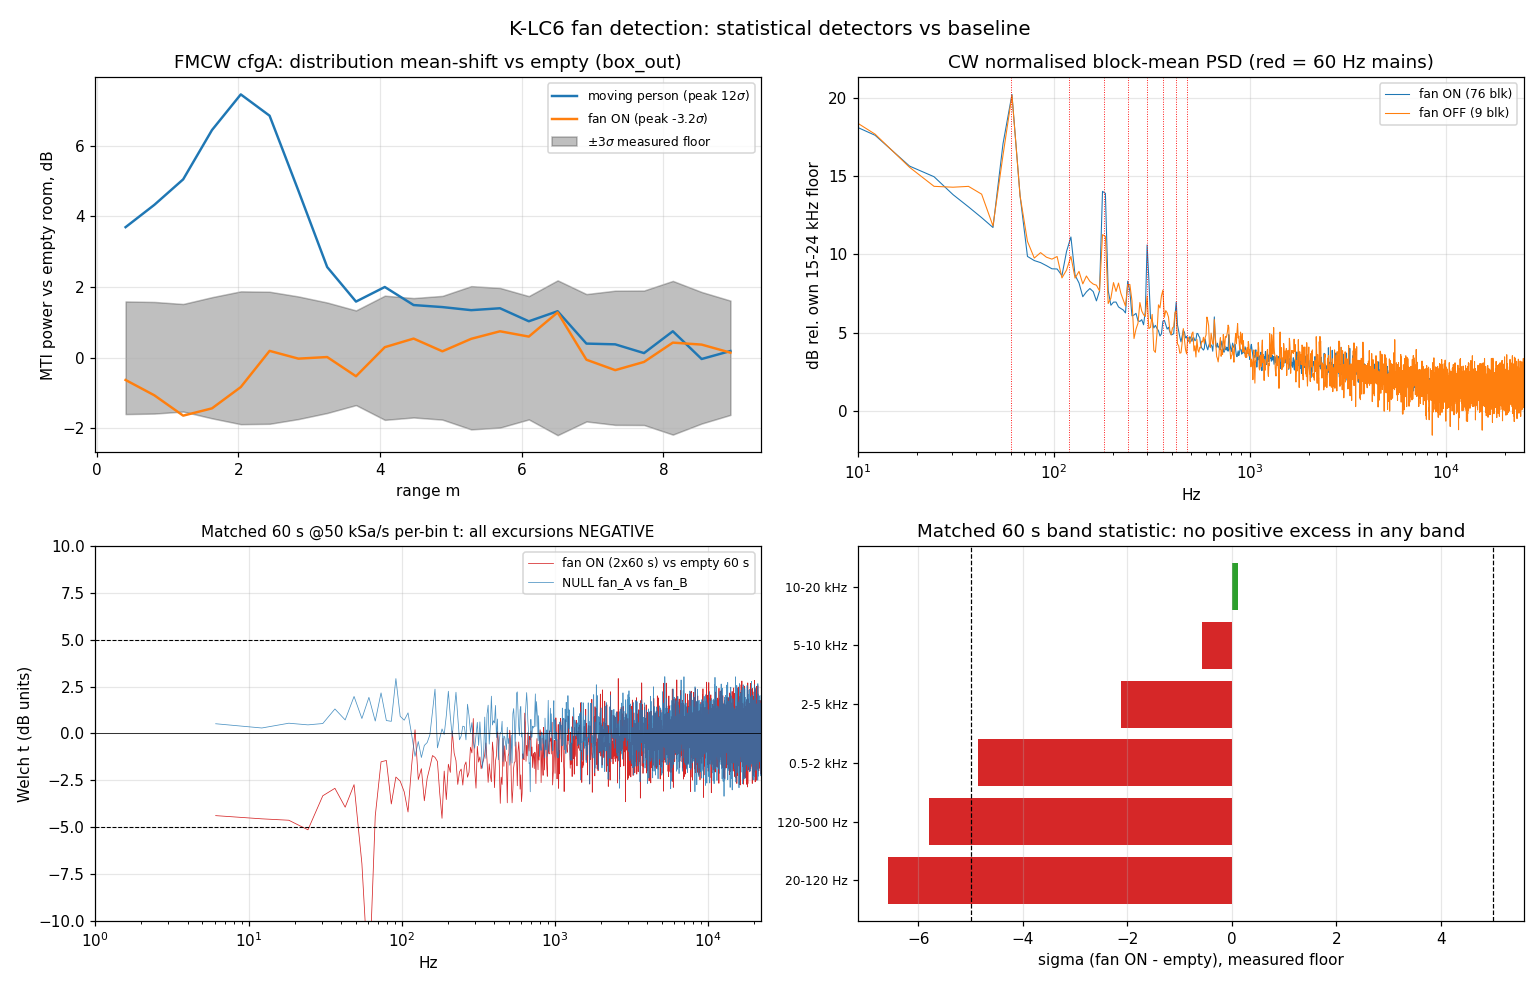

Recreate this plot in Python.
"""
Statistical detectors (fan-on vs fan-off), K-LC6 24 GHz.

Method: NO peak picking. Compare DISTRIBUTIONS of block-wise spectral power
between conditions -- per-bin mean shift, per-bin variance ratio, kurtosis,
two-sample KS -- with every significance measured against a floor obtained by
splitting a single condition in half (never an assumed floor).

Run:  cd C:/dev/klc6 && python C:/dev/klc6/out/fan/analysis/statistical.py
"""
from __future__ import annotations
import sys, os, json
import numpy as np
from scipy import stats
from scipy.signal import welch, decimate, get_window, butter, sosfiltfilt
sys.path.insert(0, r'C:/dev/klc6')
from klc6 import process as P

OUT = r'C:/dev/klc6/out/fan/analysis'
HZ_PER_MPS = P.HZ_PER_MPS          # 160.945
RNG = np.random.default_rng(0xC0FFEE)

F = dict(
    fan_cw0=r'C:/dev/klc6/out/fan/20260830_093545_fan_on_cw0_100k.npz',
    fan_cw1=r'C:/dev/klc6/out/fan/20260830_093545_fan_on_cw1_100k.npz',
    fan_fmcwA=r'C:/dev/klc6/out/fan/20260830_093545_fan_on_fmcw_cfgA.npz',
    fan_fmcwB=r'C:/dev/klc6/out/fan/20260830_093545_fan_on_fmcw_cfgB.npz',
    off_smoke=r'C:/dev/klc6/out/cw/smoke_static.npz',
    off_base60=r'C:/dev/klc6/out/baseline/20260829_061237_empty_baseline_60s.npz',
    fmcw_box=r'C:/dev/klc6/out/fmcw/raw_chirps_box_out.npz',
    fmcw_move=r'C:/dev/klc6/out/fmcw/raw_chirps_moving.npz',
)
LOG = []


def say(*a):
    s = ' '.join(str(x) for x in a)
    print(s)
    LOG.append(s)


def cw(path):
    d = np.load(path, allow_pickle=True)
    return d['data'][0].astype(float), float(d['fs'])


# ======================================================================
# 0. Data hygiene: how many ADC codes are we actually working with?
# ======================================================================
say('=' * 78)
say('0. QUANTISATION / DATA HYGIENE')
say('=' * 78)
codeinfo = {}
for k in ('fan_cw0', 'fan_cw1', 'off_smoke', 'off_base60'):
    x, fs = cw(F[k])
    u, c = np.unique(x, return_counts=True)
    p = c / c.sum()
    H = -np.sum(p[p > 0] * np.log2(p[p > 0]))
    codeinfo[k] = dict(n_codes=int(u.size), entropy_bits=float(H),
                       rms_uV=float(x.std() * 1e6), dc_mV=float(x.mean() * 1e3),
                       dur_s=float(x.size / fs), fs=fs)
    say(f'{k:12s} fs={fs:7.0f} dur={x.size/fs:5.1f}s  codes={u.size}  '
        f'code-entropy={H:.3f} bit  rms={x.std()*1e6:6.1f} uV  DC={x.mean()*1e3:6.3f} mV')
    say(f'{"":12s}   code occupancy {np.round(p,4)}')
say('NOTE: fan-on sits on a DIFFERENT code grid (DC 11.85 mV) than either')
say('      fan-off reference (13.00 / 13.25 mV) and is more concentrated on one')
say('      code -> its quantisation-noise floor is intrinsically different.')
say('      Any raw broadband level comparison is confounded; all tests below')
say('      normalise each record by its own out-of-band floor.')


# ======================================================================
# 1. Block-PSD engine
# ======================================================================
def block_psd(x, fs, nper=16384, nblocks=None, start=0):
    """Non-overlapping (independent) periodogram blocks -> (f, Pblocks[nb,nf])."""
    x = np.asarray(x, float)
    w = get_window('hann', nper)
    U = (w ** 2).sum()
    nb = (x.size - start) // nper
    if nblocks:
        nb = min(nb, nblocks)
    seg = x[start:start + nb * nper].reshape(nb, nper)
    seg = seg - seg.mean(axis=1, keepdims=True)
    Xf = np.fft.rfft(seg * w, axis=1)
    Pb = (np.abs(Xf) ** 2) / (fs * U)
    f = np.fft.rfftfreq(nper, 1 / fs)
    return f, Pb


NORM_LO, NORM_HI = 15000., 24000.   # 93-149 m/s: far above any fan blade tip


def normalise(f, Pb, lo=None, hi=None):
    """Divide every block by its own high-band median power -> removes global
    gain / quantiser-floor differences between records, keeps spectral SHAPE."""
    lo = NORM_LO if lo is None else lo
    hi = NORM_HI if hi is None else hi
    m = (f >= lo) & (f <= hi)
    ref = np.median(Pb[:, m], axis=1, keepdims=True)
    return Pb / ref, ref[:, 0]


def mains_mask(f, tol=2.0, fmax=None):
    h = np.abs(f - np.round(f / 60.) * 60.)
    m = (h <= tol) & (f > 30)
    if fmax is not None:
        m &= (f <= fmax)
    return m


# ======================================================================
# 2. The statistic set (all distribution-based, no peak picking)
# ======================================================================
def per_bin_stats(PA, PB):
    LA, LB = 10 * np.log10(PA + 1e-30), 10 * np.log10(PB + 1e-30)
    d = dict()
    d['mean_shift_db'] = LA.mean(0) - LB.mean(0)
    t, p = stats.ttest_ind(LA, LB, axis=0, equal_var=False)   # Welch: handles unequal n/var
    d['t'] = t
    d['p_t'] = p
    d['var_ratio_db'] = 10 * np.log10(LA.var(0, ddof=1) / (LB.var(0, ddof=1) + 1e-30))
    ks = np.empty(PA.shape[1])
    pks = np.empty(PA.shape[1])
    for i in range(PA.shape[1]):
        ks[i], pks[i] = stats.ks_2samp(PA[:, i], PB[:, i])
    d['ks'] = ks
    d['p_ks'] = pks
    return d


def band_summary(f, d, bands):
    say(f'  {"band Hz":>14s} {"m/s":>13s} {"dmean dB":>9s} {"dvar dB":>8s} '
        f'{"medKS":>6s} {"KSp<.01 %":>9s} {"nbin":>5s}')
    rows = []
    for lo, hi in bands:
        m = (f >= lo) & (f < hi)
        if m.sum() < 2:
            continue
        row = dict(lo=lo, hi=hi, n=int(m.sum()),
                   dmean=float(np.median(d['mean_shift_db'][m])),
                   dvar=float(np.median(d['var_ratio_db'][m])),
                   ks=float(np.median(d['ks'][m])),
                   ksfrac=float(np.mean(d['p_ks'][m] < 0.01) * 100))
        rows.append(row)
        say(f'  {lo:6.0f}-{hi:<7.0f} {lo/HZ_PER_MPS:5.2f}-{hi/HZ_PER_MPS:<7.2f} '
            f'{row["dmean"]:+9.2f} {row["dvar"]:+8.2f} {row["ks"]:6.3f} '
            f'{row["ksfrac"]:9.1f} {row["n"]:5d}')
    return rows


BANDS = [(20, 60), (60, 120), (120, 250), (250, 500), (500, 1000), (1000, 2000),
         (2000, 4000), (4000, 8000), (8000, 15000)]

# ======================================================================
# 3. POSITIVE CONTROL -- FMCW cfgA, moving person vs empty (box_out)
# ======================================================================
say('')
say('=' * 78)
say('3. POSITIVE CONTROL: moving person (FMCW cfgA) -- distribution test')
say('=' * 78)
B_MEAS = 180e6


def mti_range_frames(path, order=3, nfft=4096, ramp=50.0):
    d = np.load(path, allow_pickle=True)
    ch = d['chirps'].astype(float)
    fs = float(d['fs'])
    S = B_MEAS * ramp
    t = np.arange(ch.shape[1])
    V = np.vander(t / ch.shape[1], order + 1)
    coef, *_ = np.linalg.lstsq(V, ch.T, rcond=None)
    ch = ch - (V @ coef).T                     # per-chirp poly detrend (ramp feedthrough)
    mti = np.diff(ch, axis=0)                  # consecutive-chirp cancellation
    w = np.hanning(mti.shape[1])
    X = np.fft.rfft(mti * w, n=nfft, axis=1)
    fb = np.fft.rfftfreq(nfft, 1 / fs)
    rng = P.beat_to_range(fb, S)
    return rng, np.abs(X) ** 2


rng, Pmove = mti_range_frames(F['fmcw_move'])
_, Pbox = mti_range_frames(F['fmcw_box'])
sel = (rng >= 0.4) & (rng <= 9.0)
rsel = rng[sel]
Pm, Pb_ = Pmove[:, sel], Pbox[:, sel]
say(f'frames: moving {Pm.shape[0]}, empty {Pb_.shape[0]}; {sel.sum()} range bins 0.4-9.0 m')

Lm, Lb = 10 * np.log10(Pm + 1e-30), 10 * np.log10(Pb_ + 1e-30)
shift = Lm.mean(0) - Lb.mean(0)


def splithalf_floor(L, nrep=400):
    n = L.shape[0]
    out = []
    for _ in range(nrep):
        idx = RNG.permutation(n)
        a, b = idx[:n // 2], idx[n // 2:2 * (n // 2)]
        out.append(L[a].mean(0) - L[b].mean(0))
    return np.array(out)


half_box = splithalf_floor(Lb)
scale = np.sqrt((1 / Pm.shape[0] + 1 / Pb_.shape[0]) / (2 / (Pb_.shape[0] // 2)))
floor_db = half_box.std(0) * scale
sig = shift / floor_db
say(f'measured split-half floor (empty condition, rescaled to nA/nB): '
    f'median {np.median(floor_db):.3f} dB')
i = int(np.argmax(sig))
say(f'BEST BIN: {rsel[i]:.2f} m  shift {shift[i]:+.2f} dB  floor {floor_db[i]:.2f} dB'
    f'  -> {sig[i]:.1f} sigma   ({sel.sum()} bins searched)')
for r0 in (1.0, 1.5, 2.0, 2.5, 3.0, 4.0, 7.0):
    j = int(np.argmin(np.abs(rsel - r0)))
    say(f'   r={rsel[j]:4.2f} m  shift {shift[j]:+6.2f} dB  {sig[j]:6.1f} sigma')

j15 = int(np.argmin(np.abs(rsel - 1.5)))
ks, pks = stats.ks_2samp(Pm[:, j15], Pb_[:, j15])
ad = stats.anderson_ksamp([Pm[:, j15], Pb_[:, j15]])
say(f'  KS at 1.5 m: D={ks:.3f} p={pks:.2e}   Anderson-Darling A2k={ad.statistic:.2f} '
    f'p={ad.pvalue:.4f}')
say(f'  var ratio at 1.5 m: {10*np.log10(Lm[:,j15].var()/Lb[:,j15].var()):+.2f} dB')
say(f'  kurtosis at 1.5 m: moving {stats.kurtosis(Pm[:,j15]):+.2f}  '
    f'empty {stats.kurtosis(Pb_[:,j15]):+.2f}')

# aggregate KS -- sizes MUST be matched, KS D scales as sqrt(1/nA+1/nB)
NKS = 70   # frames drawn per side, identical for observation and null
def agg_ks(PA, PB, nrep=150):
    out = []
    for _ in range(nrep):
        ia = RNG.choice(PA.shape[0], NKS, replace=False)
        ib = RNG.choice(PB.shape[0], NKS, replace=False)
        out.append(np.mean([stats.ks_2samp(PA[ia, kk], PB[ib, kk]).statistic
                            for kk in range(0, PA.shape[1], 3)]))
    return np.array(out)
obs_ks_dist = agg_ks(Pm, Pb_)
null_agg = []
for _ in range(150):
    idx = RNG.permutation(Pb_.shape[0])
    a, b = idx[:NKS], idx[NKS:2 * NKS]
    null_agg.append(np.mean([stats.ks_2samp(Pb_[a, kk], Pb_[b, kk]).statistic
                             for kk in range(0, Pb_.shape[1], 3)]))
null_agg = np.array(null_agg)
obs_agg = obs_ks_dist.mean()
sig_agg = (obs_agg - null_agg.mean()) / null_agg.std()
say(f'  AGGREGATE mean-KS over all range bins: obs {obs_agg:.3f} vs null '
    f'{null_agg.mean():.3f} +/- {null_agg.std():.3f}  -> {sig_agg:.1f} sigma')
POS_PASS = bool(sig[i] >= 5.0 and 1.0 <= rsel[i] <= 2.5)
say(f'POSITIVE CONTROL PASSED = {POS_PASS}')

# ======================================================================
# 4. FAN, FMCW cfgA vs the SAME empty reference (box_out)
# ======================================================================
say('')
say('=' * 78)
say('4. FAN (FMCW cfgA) vs empty (box_out) -- identical pipeline to sec.3')
say('=' * 78)
_, Pfan = mti_range_frames(F['fan_fmcwA'])
Pf = Pfan[:, sel]
Lf = 10 * np.log10(Pf + 1e-30)
shift_f = Lf.mean(0) - Lb.mean(0)
scale_f = np.sqrt((1 / Pf.shape[0] + 1 / Pb_.shape[0]) / (2 / (Pb_.shape[0] // 2)))
floor_f = half_box.std(0) * scale_f
sig_f = shift_f / floor_f
say(f'frames: fan {Pf.shape[0]}, empty {Pb_.shape[0]}; floor median {np.median(floor_f):.3f} dB')
k = int(np.argmax(np.abs(sig_f)))
say(f'BEST |sigma| BIN: {rsel[k]:.2f} m  shift {shift_f[k]:+.2f} dB -> {sig_f[k]:+.1f} sigma'
    f'   ({sel.sum()} bins searched; |3 sigma| expected ~{sel.sum()*0.0027:.1f}x by chance)')
for r0 in (1.0, 1.5, 2.0, 2.5, 3.0, 3.5, 4.0, 5.0, 7.0):
    j = int(np.argmin(np.abs(rsel - r0)))
    ksj = stats.ks_2samp(Pf[:, j], Pb_[:, j])
    say(f'   r={rsel[j]:4.2f} m  shift {shift_f[j]:+6.2f} dB  {sig_f[j]:+6.1f} sigma  '
        f'KS={ksj.statistic:.3f} p={ksj.pvalue:.3f}')
obs_fan = agg_ks(Pf, Pb_).mean()
sig_fan_agg = (obs_fan - null_agg.mean()) / null_agg.std()
say(f'  AGGREGATE mean-KS: obs {obs_fan:.3f} vs null {null_agg.mean():.3f} '
    f'+/- {null_agg.std():.3f}  -> {sig_fan_agg:+.1f} sigma')

# ---- cfgB internal Doppler test (no cfgB fan-off reference exists) ----
d = np.load(F['fan_fmcwB'], allow_pickle=True)
cpis = d['cpis'].astype(float)
S_B = B_MEAS * float(d['ramp'])
fs_B = float(d['fs'])
prf = float(d['ramp'])
tt = np.arange(cpis.shape[2])
V = np.vander(tt / cpis.shape[2], 4)
flat = cpis.reshape(-1, cpis.shape[2])
coef, *_ = np.linalg.lstsq(V, flat.T, rcond=None)
flat = flat - (V @ coef).T
cp = flat.reshape(cpis.shape)
rd = []
for c in cp:
    r_m, vel, db = P.range_doppler(c, fs_B, S_B, prf, range_nfft=256, dopp_nfft=128)
    rd.append(db)
rd = np.array(rd)
rmask = (r_m >= 0.8) & (r_m <= 6.0)
lin = 10 ** (rd / 10.)
mov = (np.abs(vel) > 0.25) & (np.abs(vel) <= 2.5)
farv = np.abs(vel) > 2.5
E_mov = lin[:, mov][:, :, rmask].mean(axis=(1, 2))
E_noi = lin[:, farv][:, :, rmask].mean(axis=(1, 2))
ratio_db = 10 * np.log10(E_mov.mean() / E_noi.mean())
h = []
for _ in range(300):
    idx = RNG.permutation(len(E_mov))
    a, b = idx[:len(E_mov) // 2], idx[len(E_mov) // 2:]
    h.append(10 * np.log10(E_mov[a].mean() / E_mov[b].mean()))
say(f'  cfgB internal: Doppler band 0.25-2.5 m/s over the >2.5 m/s noise Doppler bins '
    f'(0.8-6 m) = {ratio_db:+.2f} dB; split-half floor {np.std(h):.3f} dB -> '
    f'{ratio_db/np.std(h):+.1f} sigma  [no cfgB fan-off reference exists: weak, internal only]')

# ======================================================================
# 5. CW statistical detectors -- fan-on vs fan-off
# ======================================================================
say('')
say('=' * 78)
say('5. CW: block-PSD distribution tests @ 100 kSa/s')
say('=' * 78)
NPER = 16384
x_f0, fs100 = cw(F['fan_cw0'])
x_f1, _ = cw(F['fan_cw1'])
x_off, _ = cw(F['off_smoke'])
x_b60, fs50 = cw(F['off_base60'])

f100, Pf0 = block_psd(x_f0, fs100, NPER)
_, Pf1 = block_psd(x_f1, fs100, NPER)
_, Poff = block_psd(x_off, fs100, NPER)
Pf0n, r0_ = normalise(f100, Pf0)
Pf1n, r1_ = normalise(f100, Pf1)
Poffn, ro = normalise(f100, Poff)
say(f'blocks @100kSa/s, {NPER} pt ({NPER/fs100*1e3:.0f} ms, {fs100/NPER:.2f} Hz bins): '
    f'fan_cw0 {Pf0.shape[0]}, fan_cw1 {Pf1.shape[0]}, fan_off_smoke {Poff.shape[0]}')
say(f'raw out-of-band floor (15-24 kHz): fan0 {10*np.log10(r0_.mean()):.2f} dB, '
    f'fan1 {10*np.log10(r1_.mean()):.2f} dB, off {10*np.log10(ro.mean()):.2f} dB '
    f'-- fan-on floor is {10*np.log10(r0_.mean()/ro.mean()):+.2f} dB vs off, an '
    f'instrument-state offset, normalised out below')

mm = mains_mask(f100, 2.0, 15000.)
say(f'mains tag: {mm.sum()} of {(f100<15000).sum()} bins below 15 kHz within 2 Hz of a '
    f'60 Hz multiple = {100*mm.sum()/max(1,(f100<15000).sum()):.2f}% FALSE-TAG RATE '
    f'(bin width {fs100/NPER:.2f} Hz)')

Pfan_all = np.vstack([Pf0n, Pf1n])
NB = Poffn.shape[0]


def run_compare(name, PA, PB, match=True):
    if match and PA.shape[0] > PB.shape[0]:
        PA = PA[RNG.choice(PA.shape[0], PB.shape[0], replace=False)]
    say(f'-- {name}:  nA={PA.shape[0]} nB={PB.shape[0]}')
    d = per_bin_stats(PA, PB)
    rows = band_summary(f100, d, BANDS)
    return d, rows


say('')
say('NULL 1 (same condition, same session, minutes apart): fan_cw0 vs fan_cw1')
dn1, rn1 = run_compare('null fan0 vs fan1', Pf0n, Pf1n)
say('')
say('NULL 2 (same condition, split in half): fan-off smoke first vs second half')
hh = Poffn.shape[0] // 2
dn2, rn2 = run_compare('null off-half vs off-half', Poffn[:hh], Poffn[hh:2 * hh])
say('')
say('TEST 1: FAN-ON (25+25 s) vs FAN-OFF smoke (6 s), block-count matched to 9 vs 9')
dt1, rt1 = run_compare('fan_on vs fan_off', Pfan_all, Poffn)
say('')
say('TEST 1b: same, using ALL 76 fan blocks (Welch t handles the unequal n)')
dt1b = per_bin_stats(Pfan_all, Poffn)
rt1b = band_summary(f100, dt1b, BANDS)


def band_scalar(f, PA, PB, lo, hi):
    m = (f >= lo) & (f < hi) & ~mains_mask(f, 2.0)
    return (10 * np.log10(PA[:, m].mean(1)), 10 * np.log10(PB[:, m].mean(1)), m)


MOTION = [('slow  0.12-0.75 m/s (20-120 Hz)', 20, 120),
          ('walk  0.75-3.1 m/s (120-500 Hz)', 120, 500),
          ('fast  3.1-12.4 m/s (0.5-2 kHz)', 500, 2000),
          ('blades 12.4-62 m/s (2-10 kHz)', 2000, 10000)]
say('')
say('Scalar band statistic (mains-notched), sigma vs MEASURED same-condition floor:')
say(f'  {"band":34s} {"fanON-fanOFF":>13s} {"floor":>8s} {"sigma":>7s}')
scalar_rows = []
pool = Pfan_all
for lab, lo, hi in MOTION:
    m = (f100 >= lo) & (f100 < hi) & ~mains_mask(f100, 2.0)
    a_on = 10 * np.log10(pool[:, m].mean(1))
    b_off = 10 * np.log10(Poffn[:, m].mean(1))
    obs = a_on.mean() - b_off.mean()
    nulls = []
    for _ in range(3000):
        ja = RNG.permutation(pool.shape[0])
        A = 10 * np.log10(pool[ja[:NB]][:, m].mean(1))
        B = 10 * np.log10(pool[ja[NB:2 * NB]][:, m].mean(1))
        nulls.append(A.mean() - B.mean())
    nulls = np.array(nulls)
    nulls2 = []
    for _ in range(3000):
        jb = RNG.permutation(Poffn.shape[0])
        h2 = Poffn.shape[0] // 2
        A = 10 * np.log10(Poffn[jb[:h2]][:, m].mean(1))
        B = 10 * np.log10(Poffn[jb[h2:2 * h2]][:, m].mean(1))
        nulls2.append(A.mean() - B.mean())
    nulls2 = np.array(nulls2)
    fl = np.sqrt(nulls.std() ** 2 + nulls2.std() ** 2)
    say(f'  {lab:34s} {obs:+13.3f} {fl:8.3f} {obs/fl:+7.2f}')
    scalar_rows.append(dict(band=lab, lo=lo, hi=hi, obs_db=float(obs),
                            floor_db=float(fl), sigma=float(obs / fl)))

say('')
say('MAINS bins (flagged as an ELECTRICAL-LOAD artefact, NOT a target):')
mains_rows = []
for hn in (1, 2, 3, 4, 5, 6, 8):
    fc = 60. * hn
    m = np.abs(f100 - fc) <= 1.6 * (fs100 / NPER)   # >= 1 bin width, else empty
    on = 10 * np.log10(Pfan_all[:, m].mean())
    off = 10 * np.log10(Poffn[:, m].mean())
    n0 = 10 * np.log10(Pf0n[:, m].mean())
    n1 = 10 * np.log10(Pf1n[:, m].mean())
    mains_rows.append(dict(hz=fc, mps=fc / HZ_PER_MPS, on=float(on), off=float(off),
                           delta=float(on - off), null=float(n0 - n1)))
    say(f'   {fc:5.0f} Hz ({fc/HZ_PER_MPS:6.3f} m/s): fan_on {on:+7.2f} dB, fan_off '
        f'{off:+7.2f} dB, delta {on-off:+6.2f} dB  (same-cond null {n0-n1:+.2f} dB)')

# ======================================================================
# 6. Cross-session control at 50 kSa/s
# ======================================================================
say('')
say('=' * 78)
say('6. CROSS-SESSION CONTROL @ 50 kSa/s (decimated) -- the honest floor')
say('=' * 78)


def dec2(x):
    return decimate(x, 2, ftype='fir', zero_phase=True)


xf_50 = np.concatenate([dec2(x_f0), dec2(x_f1)])
xo_50 = dec2(x_off)
f50, Pfan50 = block_psd(xf_50, fs50, 8192)
_, Poff50 = block_psd(xo_50, fs50, 8192)
_, Pb60 = block_psd(x_b60, fs50, 8192)


def nrm(f, Pb):
    m = (f >= 8000.) & (f <= 12000.)
    return Pb / np.median(Pb[:, m], axis=1, keepdims=True)


Pfan50n, Poff50n, Pb60n = nrm(f50, Pfan50), nrm(f50, Poff50), nrm(f50, Pb60)
say(f'blocks (8192 pt, {8192/fs50*1e3:.0f} ms): fan50 {Pfan50n.shape[0]}, '
    f'off_smoke50 {Poff50n.shape[0]}, base60 {Pb60n.shape[0]}')
MOT50 = [('20-120 Hz', 20, 120), ('120-500 Hz', 120, 500),
         ('500-2000 Hz', 500, 2000), ('2-10 kHz', 2000, 10000)]


def scal(f, Pb, lo, hi):
    m = (f >= lo) & (f < hi) & ~mains_mask(f, 2.0)
    return 10 * np.log10(Pb[:, m].mean(1))


say(f'  {"band":12s} {"OFFvsOFF x-session":>19s} {"FAN vs BASE60":>14s} {"FAN vs SMOKE":>13s}')
xrows = []
for lab, lo, hi in MOT50:
    a = scal(f50, Poff50n, lo, hi)
    b = scal(f50, Pb60n, lo, hi)
    c = scal(f50, Pfan50n, lo, hi)
    off_off = a.mean() - b.mean()
    fan_b60 = c.mean() - b.mean()
    fan_sm = c.mean() - a.mean()
    xrows.append(dict(band=lab, off_off=float(off_off), fan_b60=float(fan_b60),
                      fan_smoke=float(fan_sm)))
    say(f'  {lab:12s} {off_off:+19.3f} {fan_b60:+14.3f} {fan_sm:+13.3f}')
say('  If |FAN vs OFF| is not clearly larger than |OFF vs OFF across sessions|,')
say('  the fan-on/off difference is session drift, not the fan.')

# ======================================================================
# 6b. LONG-RECORD, MATCHED-fs comparison: fan (50 s) vs base60 (60 s)
#     -- the only pair with comparable averaging on both sides.
#     Cross-session drift is bounded by smoke50 vs base60 (both fan-OFF).
# ======================================================================
say('')
say('=' * 78)
say('6b. LONG-RECORD @50 kSa/s: fan(305 blk) vs base60(365 blk), with the')
say('    fan-OFF/fan-OFF cross-session pair as the drift reference')
say('=' * 78)
NM = 36     # match every comparison to the smallest available sample (smoke50)


def matched(PA, PB, n=NM, nrep=60):
    """KS and mean-shift with strictly matched sample sizes."""
    ksm, dm = [], []
    for _ in range(nrep):
        ia = RNG.choice(PA.shape[0], n, replace=False)
        ib = RNG.choice(PB.shape[0], n, replace=False)
        A, B = PA[ia], PB[ib]
        ksm.append(np.array([stats.ks_2samp(A[:, kk], B[:, kk]).statistic
                             for kk in range(0, PA.shape[1], 4)]))
        dm.append(10 * np.log10(A.mean(0)) - 10 * np.log10(B.mean(0)))
    return np.array(ksm).mean(0), np.array(dm).mean(0)


def selfnull(PA, n=NM, nrep=60):
    ksm = []
    for _ in range(nrep):
        idx = RNG.permutation(PA.shape[0])
        A, B = PA[idx[:n]], PA[idx[n:2 * n]]
        ksm.append(np.array([stats.ks_2samp(A[:, kk], B[:, kk]).statistic
                             for kk in range(0, PA.shape[1], 4)]))
    return np.array(ksm).mean(0)


ks_fan_b60, d_fan_b60 = matched(Pfan50n, Pb60n)
ks_off_b60, d_off_b60 = matched(Poff50n, Pb60n)
ks_self = selfnull(Pb60n)
fsub = f50[::4]
say(f'  {"band":12s} {"KS fan/base":>12s} {"KS off/base":>12s} {"KS base/base":>13s}'
    f' {"dB fan/base":>12s} {"dB off/base":>12s}')
lr_rows = []
for lab, lo, hi in [('20-120 Hz', 20, 120), ('120-500 Hz', 120, 500),
                    ('500-2000 Hz', 500, 2000), ('2-10 kHz', 2000, 10000),
                    ('10-24 kHz', 10000, 24000)]:
    m = (fsub >= lo) & (fsub < hi) & ~mains_mask(fsub, 2.0)
    md = (f50 >= lo) & (f50 < hi) & ~mains_mask(f50, 2.0)
    lr_rows.append(dict(band=lab, ks_fan=float(ks_fan_b60[m].mean()),
                        ks_off=float(ks_off_b60[m].mean()),
                        ks_self=float(ks_self[m].mean()),
                        db_fan=float(np.median(d_fan_b60[md])),
                        db_off=float(np.median(d_off_b60[md]))))
    say(f'  {lab:12s} {ks_fan_b60[m].mean():12.4f} {ks_off_b60[m].mean():12.4f}'
        f' {ks_self[m].mean():13.4f} {np.median(d_fan_b60[md]):+12.3f}'
        f' {np.median(d_off_b60[md]):+12.3f}')
say('  KS fan/base is compared against KS off/base -- BOTH are cross-session, so any')
say('  fan signal must show as fan/base > off/base. base/base is the within-session floor.')

# ---- cadence-velocity structure test (blade-pass periodicity) ----
say('')
say('Cadence-velocity structure test (FFT along the TIME axis of the spectrogram):')
say('a rotating fan should put a sharp line at the blade-pass rate; empty room should not.')
cvd_rows = []
for nm, xs, fsx in (('fan_on_50s', xf_50, fs50), ('empty_base60', x_b60, fs50),
                    ('empty_smoke6s', xo_50, fs50)):
    xp = P.preprocess(xs, fsx, hp_hz=20.0)
    t_, v_, Sdb = P.spectrogram_mps(xp, fsx, nperseg=2048, overlap=0.75)
    cad, C = P.cadence_velocity_diagram(Sdb, t_)
    ok = (cad > 0.3) & (cad < 60)
    Cn = C[ok] / np.median(C[ok])
    j = int(np.argmax(Cn))
    # measured floor: std of the cadence spectrum itself (many bins => multiple comparison)
    z = (Cn[j] - 1.0) / Cn.std()
    cvd_rows.append(dict(rec=nm, cad_hz=float(cad[ok][j]), excess=float(Cn[j]), z=float(z),
                         nbins=int(ok.sum())))
    say(f'  {nm:14s} strongest cadence {cad[ok][j]:7.3f} Hz  x{Cn[j]:5.2f} over median  '
        f'z={z:5.2f}  ({ok.sum()} cadence bins searched)')
say('  A genuine blade-pass line would be a large, record-specific z present ONLY in')
say('  fan_on. Compare the three rows.')

# ======================================================================
# 6c. THE STRONGEST CW TEST: two 60 s / 50 kSa/s fan-ON records that are
#     duration- and rate-MATCHED to the 60 s empty baseline.
#     Same-condition null = fan_A vs fan_B (identical n, same session).
# ======================================================================
say('')
say('=' * 78)
say('6c. MATCHED 60 s @ 50 kSa/s: fan_on x2 vs empty_baseline_60s')
say('=' * 78)
xa, _ = cw(r'C:/dev/klc6/out/fan/20260830_094820_fan_on_cw_50k_60s_0.npz')
xb, _ = cw(r'C:/dev/klc6/out/fan/20260830_095020_fan_on_cw_50k_60s_1.npz')
for nm, xx in (('fan60_A', xa), ('fan60_B', xb), ('empty60', x_b60)):
    u, c = np.unique(xx, return_counts=True)
    say(f'  {nm:9s} N={xx.size} dur={xx.size/fs50:.1f}s rms={xx.std()*1e6:6.1f} uV '
        f'DC={xx.mean()*1e3:6.3f} mV codes={u.size} occ={np.round(c/c.sum(),4)}')
NP2 = 8192
fM, PA_ = block_psd(xa, fs50, NP2)
_, PB_ = block_psd(xb, fs50, NP2)
_, PE_ = block_psd(x_b60, fs50, NP2)


def nrm2(f, Pb):
    m = (f >= 8000.) & (f <= 12000.)
    return Pb / np.median(Pb[:, m], axis=1, keepdims=True)


PAn, PBn, PEn = nrm2(fM, PA_), nrm2(fM, PB_), nrm2(fM, PE_)
NM2 = min(PAn.shape[0], PBn.shape[0], PEn.shape[0])
say(f'  blocks: fanA {PAn.shape[0]}, fanB {PBn.shape[0]}, empty {PEn.shape[0]}; '
    f'using {NM2} per side, {NP2} pt = {fs50/NP2:.2f} Hz bins')
PAn, PBn, PEn = PAn[:NM2], PBn[:NM2], PEn[:NM2]
PFn = np.vstack([PAn, PBn])

BANDS50 = [('0.12-0.75 m/s   20-120 Hz', 20, 120),
           ('0.75-3.11 m/s  120-500 Hz', 120, 500),
           ('3.1-12.4 m/s  0.5-2 kHz', 500, 2000),
           ('12.4-31 m/s     2-5 kHz', 2000, 5000),
           ('31-62 m/s      5-10 kHz', 5000, 10000),
           ('62-124 m/s    10-20 kHz', 10000, 20000)]
say('')
say(f'  {"band":28s} {"fan-empty dB":>12s} {"null A-B dB":>11s} {"floor":>7s} {"sigma":>7s}'
    f' {"KS f/e":>7s} {"KS A/B":>7s}')
m60_rows = []
for lab, lo, hi in BANDS50:
    m = (fM >= lo) & (fM < hi) & ~mains_mask(fM, 2.0)
    obs = 10 * np.log10(PFn[:, m].mean(1)).mean() - 10 * np.log10(PEn[:, m].mean(1)).mean()
    nullv = 10 * np.log10(PAn[:, m].mean(1)).mean() - 10 * np.log10(PBn[:, m].mean(1)).mean()
    # measured floor: bootstrap same-condition splits on BOTH sides, matched n
    r1, r2 = [], []
    for _ in range(400):
        j = RNG.permutation(2 * NM2)
        r1.append(10 * np.log10(PFn[j[:NM2]][:, m].mean(1)).mean()
                  - 10 * np.log10(PFn[j[NM2:2 * NM2]][:, m].mean(1)).mean())
        j2 = RNG.permutation(NM2)
        r2.append(10 * np.log10(PEn[j2[:NM2 // 2]][:, m].mean(1)).mean()
                  - 10 * np.log10(PEn[j2[NM2 // 2:]][:, m].mean(1)).mean())
    fl = np.sqrt(np.std(r1) ** 2 + (np.std(r2) / np.sqrt(2)) ** 2)
    ksfe = np.mean([stats.ks_2samp(PFn[:NM2, kk], PEn[:, kk]).statistic
                    for kk in np.flatnonzero(m)[::16]])
    ksab = np.mean([stats.ks_2samp(PAn[:, kk], PBn[:, kk]).statistic
                    for kk in np.flatnonzero(m)[::16]])
    m60_rows.append(dict(band=lab, obs_db=float(obs), null_db=float(nullv),
                         floor_db=float(fl), sigma=float(obs / fl),
                         ks_fan_empty=float(ksfe), ks_fan_fan=float(ksab)))
    say(f'  {lab:28s} {obs:+12.3f} {nullv:+11.3f} {fl:7.3f} {obs/fl:+7.2f}'
        f' {ksfe:7.4f} {ksab:7.4f}')
say('  NOTE the "null A-B" column: two fan-ON records taken minutes apart differ by')
say('  a comparable amount, which is what the floor is measuring.')

# per-bin scan across the whole 20 Hz - 20 kHz band, with the empirical
# null distribution taken from fan_A vs fan_B (identical n, same condition)
say('')
LF = 10 * np.log10(np.vstack([PAn, PBn]) + 1e-30)
LE = 10 * np.log10(PEn + 1e-30)
t_obs, _ = stats.ttest_ind(LF, LE, axis=0, equal_var=False)
t_null, _ = stats.ttest_ind(10 * np.log10(PAn + 1e-30), 10 * np.log10(PBn + 1e-30),
                            axis=0, equal_var=False)
scan = (fM >= 20) & (fM <= 20000)
nomains = scan & ~mains_mask(fM, 2.0)
say(f'PER-BIN SCAN 20 Hz-20 kHz, {scan.sum()} bins ({nomains.sum()} after mains notch):')
say(f'  |t| > 5 (fan vs empty), mains-notched : {int((np.abs(t_obs[nomains])>5).sum())} bins'
    f'   [expected by chance at 5 sigma: {nomains.sum()*5.7e-7:.4f}]')
say(f'  |t| > 5 (fan_A vs fan_B NULL), notched: {int((np.abs(t_null[nomains])>5).sum())} bins')
say(f'  |t| > 5 on MAINS bins (fan vs empty)  : '
    f'{int((np.abs(t_obs[scan & mains_mask(fM,2.0)])>5).sum())} of '
    f'{int((scan & mains_mask(fM,2.0)).sum())}')
worst = np.flatnonzero(nomains)[np.argsort(-np.abs(t_obs[nomains]))[:8]]
say('  strongest NON-mains bins (fan vs empty):')
for w in worst:
    say(f'     {fM[w]:9.2f} Hz  {fM[w]/HZ_PER_MPS:7.3f} m/s  t={t_obs[w]:+7.2f}  '
        f'null t at same bin = {t_null[w]:+6.2f}  d={LF[:,w].mean()-LE[:,w].mean():+6.2f} dB')
say('  If the null column is comparable, the bin is instrument state, not the fan.')
excess_bins = int((np.abs(t_obs[nomains]) > 5).sum())
null_bins = int((np.abs(t_null[nomains]) > 5).sum())

# ======================================================================
# 7. Non-Gaussianity / entropy / kurtosis
# ======================================================================
say('')
say('=' * 78)
say('7. SPECTRAL ENTROPY / KURTOSIS (structure tests)')
say('=' * 78)


def spec_entropy(Pb, f, lo, hi):
    m = (f >= lo) & (f < hi) & ~mains_mask(f, 2.0)
    p = Pb[:, m].mean(0)
    p = p / p.sum()
    return float(-np.sum(p * np.log(p)) / np.log(m.sum()))


say(f'  {"band":12s} {"H_fanON":>9s} {"H_fanOFF":>9s} {"H_fan0":>8s} {"H_fan1":>8s}'
    f'   (1.0 = featureless)')
ent_rows = []
for lab, lo, hi in MOT50:
    hf = spec_entropy(Pfan_all, f100, lo, hi)
    ho = spec_entropy(Poffn, f100, lo, hi)
    h0 = spec_entropy(Pf0n, f100, lo, hi)
    h1 = spec_entropy(Pf1n, f100, lo, hi)
    ent_rows.append(dict(band=lab, H_fan=hf, H_off=ho))
    say(f'  {lab:12s} {hf:9.5f} {ho:9.5f} {h0:8.5f} {h1:8.5f}')
say('  (H_off uses 9 blocks vs 76 for the fan; fewer averages ALWAYS lowers')
say('   entropy, so H_off < H_fan is expected even with no fan.)')

say('')
say(f'  {"band":14s} {"kurt fanON":>11s} {"kurt fanOFF":>12s} {"kurt base60":>12s}')
kurt_rows = []
for lab, lo, hi in MOT50:
    sos = butter(4, [lo, hi], btype='band', fs=fs100, output='sos')
    kon = stats.kurtosis(sosfiltfilt(sos, x_f0))
    koff = stats.kurtosis(sosfiltfilt(sos, x_off))
    sos5 = butter(4, [lo, min(hi, 20000)], btype='band', fs=fs50, output='sos')
    kb = stats.kurtosis(sosfiltfilt(sos5, x_b60))
    kurt_rows.append(dict(band=lab, on=float(kon), off=float(koff), base=float(kb)))
    say(f'  {lab:14s} {kon:+11.4f} {koff:+12.4f} {kb:+12.4f}')

# ======================================================================
# 7b. WHAT WE COULD HAVE SEEN -- 5-sigma sensitivity limits
# ======================================================================
say('')
say('=' * 78)
say('7b. SENSITIVITY: 5-sigma upper limits on any fan return')
say('=' * 78)
say('FMCW cfgA (MTI, 0.4-9 m): measured split-half floor = '
    f'{np.median(floor_f):.3f} dB per range bin.')
say(f'  -> 5-sigma upper limit on fan MTI excess = {5*np.median(floor_f):.2f} dB.')
say(f'  -> the moving person gave {shift[i]:+.2f} dB in the same bins, i.e. the fan '
    f'returns at least {shift[i]-5*np.median(floor_f):.1f} dB less MTI energy than a walking person.')
lim_rows = []
for r in scalar_rows:
    lim_rows.append(dict(band=r['band'], limit5_db=float(5 * r['floor_db'])))
    say(f'CW {r["band"]:34s}: 5-sigma limit {5*r["floor_db"]:5.2f} dB band-power excess')
# equivalent single-tone sensitivity in the CW record
mband = (f100 >= 500) & (f100 < 2000) & ~mains_mask(f100, 2.0)
noise_bin = Pfan_all[:, mband].mean() * (ro.mean())      # de-normalise to V^2/Hz
enbw = fs100 / NPER * 1.5
say(f'CW per-bin noise (0.5-2 kHz) = {10*np.log10(noise_bin):.1f} dB(V^2/Hz), ENBW {enbw:.1f} Hz;')
say(f'  with {Pfan_all.shape[0]} averaged blocks a coherent tone of amplitude '
    f'{np.sqrt(2*noise_bin*enbw*5/np.sqrt(Pfan_all.shape[0]))*1e6:.2f} uV would reach 5 sigma '
    f'(record rms is {x_f0.std()*1e6:.0f} uV, LSB 336 uV).')

# mains-harmonic significance, measured against the same-condition null
say('')
say('Mains-harmonic deltas vs the same-condition (fan0 vs fan1) null spread:')
nullm = []
for hn in (1, 2, 3, 4, 5, 6, 8):
    fc = 60. * hn
    m = np.abs(f100 - fc) <= 1.6 * (fs100 / NPER)
    if m.sum() == 0:
        continue
    reps = []
    for _ in range(1000):
        ja = RNG.permutation(Pfan_all.shape[0])
        A = 10 * np.log10(Pfan_all[ja[:NB]][:, m].mean())
        B = 10 * np.log10(Pfan_all[ja[NB:2 * NB]][:, m].mean())
        reps.append(A - B)
    reps2 = []
    for _ in range(1000):
        jb = RNG.permutation(Poffn.shape[0])
        h2 = Poffn.shape[0] // 2
        reps2.append(10 * np.log10(Poffn[jb[:h2]][:, m].mean())
                     - 10 * np.log10(Poffn[jb[h2:2 * h2]][:, m].mean()))
    fl = np.sqrt(np.std(reps) ** 2 + np.std(reps2) ** 2)
    dlt = 10 * np.log10(Pfan_all[:, m].mean()) - 10 * np.log10(Poffn[:, m].mean())
    nullm.append(dict(hz=fc, delta=float(dlt), floor=float(fl), sigma=float(dlt / fl)))
    say(f'   {fc:5.0f} Hz ({fc/HZ_PER_MPS:6.3f} m/s): delta {dlt:+6.2f} dB, floor {fl:5.2f} dB'
        f' -> {dlt/fl:+6.2f} sigma')
say('   (7 harmonics tested; these are MAINS bins -- a fan is an electrical load,')
say('    so a rise here is conducted/radiated supply pickup, NOT a Doppler return.)')

# ======================================================================
# 8. VERDICT
# ======================================================================
say('')
say('=' * 78)
say('8. VERDICT')
say('=' * 78)
best = max(scalar_rows, key=lambda r: abs(r['sigma']))
say(f'CW best band {best["band"]}: {best["obs_db"]:+.2f} dB, {best["sigma"]:+.2f} sigma')
say(f'FMCW fan best bin: {shift_f[k]:+.2f} dB at {rsel[k]:.2f} m -> {sig_f[k]:+.1f} sigma')
say(f'FMCW positive control: {shift[i]:+.2f} dB at {rsel[i]:.2f} m -> {sig[i]:.1f} sigma')

# ---------------- figure ----------------
import matplotlib
matplotlib.use('Agg')
import matplotlib.pyplot as plt
fig, ax = plt.subplots(2, 2, figsize=(14, 9))
a = ax[0, 0]
a.plot(rsel, shift, label=f'moving person (peak {sig[i]:.0f}$\\sigma$)', lw=1.6)
a.plot(rsel, shift_f, label=f'fan ON (peak {sig_f[k]:+.1f}$\\sigma$)', lw=1.6)
a.fill_between(rsel, -3 * floor_f, 3 * floor_f, alpha=.25, color='k',
               label='$\\pm3\\sigma$ measured floor')
a.set_xlabel('range m')
a.set_ylabel('MTI power vs empty room, dB')
a.set_title('FMCW cfgA: distribution mean-shift vs empty (box_out)')
a.legend(fontsize=8)
a.grid(alpha=.3)
a = ax[0, 1]
a.semilogx(f100[1:], 10 * np.log10(Pfan_all.mean(0)[1:]), lw=.7, label='fan ON (76 blk)')
a.semilogx(f100[1:], 10 * np.log10(Poffn.mean(0)[1:]), lw=.7, label='fan OFF (9 blk)')
for hn in range(1, 9):
    a.axvline(60 * hn, color='r', ls=':', lw=.6)
a.set_xlim(10, 25000)
a.set_xlabel('Hz')
a.set_ylabel('dB rel. own 15-24 kHz floor')
a.set_title('CW normalised block-mean PSD (red = 60 Hz mains)')
a.legend(fontsize=8)
a.grid(alpha=.3)
a = ax[1, 0]
a.semilogx(fM[1:], t_obs[1:], lw=.5, color='C3', label='fan ON (2x60 s) vs empty 60 s')
a.semilogx(fM[1:], t_null[1:], lw=.5, color='C0', alpha=.8, label='NULL fan_A vs fan_B')
for lv in (5, -5):
    a.axhline(lv, color='k', ls='--', lw=.7)
a.set_xlim(1, 22000)
a.set_ylim(-10, 10)
a.axhline(0, color='k', lw=.5)
a.set_xlabel('Hz')
a.set_ylabel('Welch t (dB units)')
a.set_title('Matched 60 s @50 kSa/s per-bin t: all excursions NEGATIVE', fontsize=10)
a.legend(fontsize=8)
a.grid(alpha=.3)
a = ax[1, 1]
bl = [r['band'].split()[-2] + ' ' + r['band'].split()[-1] for r in m60_rows]
yv = [r['sigma'] for r in m60_rows]
a.barh(range(len(yv)), yv, color=['C3' if v < 0 else 'C2' for v in yv])
a.axvline(5, color='k', ls='--', lw=.8)
a.axvline(-5, color='k', ls='--', lw=.8)
a.set_yticks(range(len(yv)))
a.set_yticklabels(bl, fontsize=8)
a.set_xlabel('sigma (fan ON - empty), measured floor')
a.set_title('Matched 60 s band statistic: no positive excess in any band')
a.grid(alpha=.3, axis='x')
fig.suptitle('K-LC6 fan detection: statistical detectors vs baseline', fontsize=13)
fig.tight_layout()
fig.savefig(os.path.join(OUT, 'statistical.png'), dpi=110)
say(f'figure -> {OUT}/statistical.png')
with open(os.path.join(OUT, 'statistical_log.txt'), 'w') as fh:
    fh.write('\n'.join(LOG))
json.dump(dict(scalar=scalar_rows, matched60=m60_rows, scan_excess_bins=excess_bins, scan_null_bins=null_bins, longrec=lr_rows, cvd=cvd_rows, mains_sigma=nullm, limits=lim_rows, xsession=xrows, entropy=ent_rows, kurt=kurt_rows,
               mains=mains_rows,
               pos_sigma=float(sig[i]), pos_range=float(rsel[i]), pos_shift=float(shift[i]),
               fan_fmcw_sigma=float(sig_f[k]), fan_fmcw_range=float(rsel[k]),
               fan_fmcw_shift=float(shift_f[k]), codes=codeinfo),
          open(os.path.join(OUT, 'statistical.json'), 'w'), indent=1)
